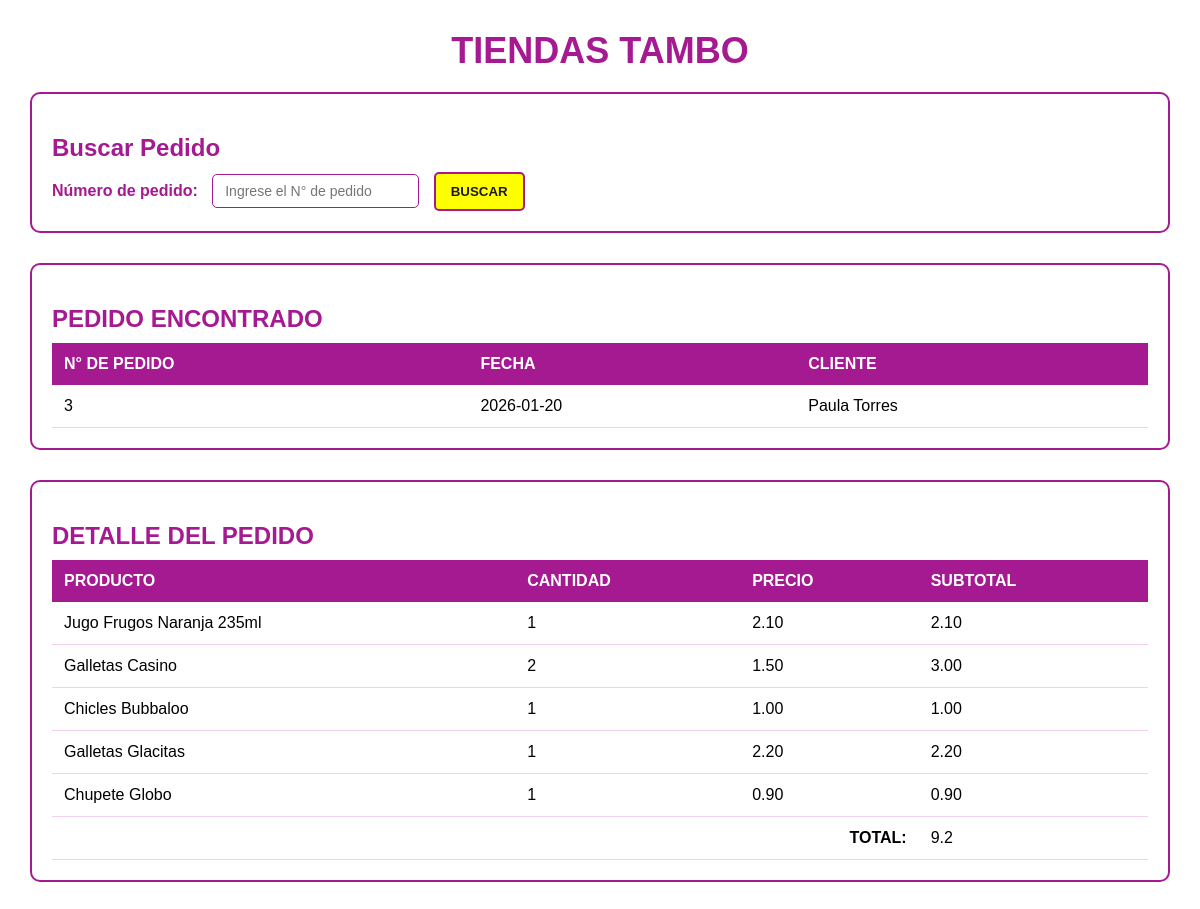
The page /sistema-pedidos-tambo/index.php?buscar_id=3 on the database its author committed.
### tables this page shows
CREATE TABLE pedido(
    id INT AUTO_INCREMENT PRIMARY KEY,
    cliente VARCHAR(100),
    fecha DATE,
    total DECIMAL(10,2)
);

CREATE TABLE detalle_pedido(
    id INT AUTO_INCREMENT PRIMARY KEY,
    pedido_id INT,
    producto VARCHAR(100),
    cantidad INT,
    precio DECIMAL(10,2),
    subtotal DECIMAL(10,2),
    FOREIGN KEY (pedido_id) REFERENCES pedido(id)
);

### sistema-pedidos-tambo/index.php (the view, shortened to what this page needs)
<?php
    include("conexion.php")
?>
<!DOCTYPE html>
<html lang="en">
<head>
    <link rel="stylesheet" href="styles.css">
</head>
<body>
    <div class="contenedor">
    <h1 class="titulo-principal">TIENDAS TAMBO</h1>
    <div class="cuadros">
        <h2 class="titulo">Buscar Pedido</h2>
        <form method="GET" action="index.php">
            <label class="texto2">Número de pedido:</label>
            <input type="text" name="buscar_id" placeholder="Ingrese el N° de pedido">
                <button type="submit" class="btn">
                    BUSCAR
                </button>
        </form>
    </div>
    <?php
    if(isset($_GET['buscar_id'])){
        $buscar_id = $_GET['buscar_id'];
        $sqlBuscar = "SELECT * FROM pedido WHERE id = '$buscar_id'";
        $resultadoBuscar = $conexion->query($sqlBuscar);
        $pedidoEncontrado = $resultadoBuscar->fetch_assoc();
        if($pedidoEncontrado){
    ?>
    <div class="cuadros detalle">
        <h2 class="titulo">PEDIDO ENCONTRADO</h2>
        <table>
            <tr>
                <th>N° DE PEDIDO</th>
                <th>FECHA</th>
                <th>CLIENTE</th>
            </tr>
            <tr>
                <td>
                    <?php echo $pedidoEncontrado['id']; ?>
                </td>
                <td>
                    <?php echo $pedidoEncontrado['fecha']; ?>
                </td>
                <td>
                    <?php echo $pedidoEncontrado['cliente']; ?>
                </td>
            </tr>
        </table>
    </div>
    <div class="cuadros detalle">
        <h2 class="titulo">DETALLE DEL PEDIDO</h2>
        <table>
            <tr>
                <th>PRODUCTO</th>
                <th>CANTIDAD</th>
                <th>PRECIO</th>
                <th>SUBTOTAL</th>
            </tr>
            <?php
            $total = 0;
            $sqlDetalle = "SELECT * FROM detalle_pedido WHERE pedido_id = '$buscar_id'";
            $resultadoDetalle = $conexion->query($sqlDetalle);
            while($detalle = $resultadoDetalle->fetch_assoc()){
                $total += $detalle['subtotal'];
            ?>
            <tr>
                <td>
                    <?php echo $detalle['producto']; ?>
                </td>
                <td>
                    <?php echo $detalle['cantidad']; ?>
                </td>
                <td>
                    <?php echo $detalle['precio']; ?>
                </td>
                <td>
                    <?php echo $detalle['subtotal']; ?>
                </td>
            </tr>
            <?php
            }
            ?>
            <tr>
                <td class="total" colspan="3">TOTAL:</td>
                <td><?php echo $total; ?></td>
            </tr>
        </table>
    </div>
    <?php
        }
    }
    ?>
</div>
</body>
</html>

### sistema-pedidos-tambo/styles.css (style rules this page uses)
body { margin: 0; padding: 0; font-family: Arial; background: #ffffff; }
.contenedor { width: 95%; margin: auto; margin-top: 30px; }
h1 { text-align: center; color: #A51991; }
h2 { color: #A51991; margin-bottom: 10px; }
.cuadros { background: white; padding: 20px; border-radius: 10px; border: 2px solid #A51991; margin-bottom: 30px; }
table { margin-top: 10px; width: 100%; border-collapse: collapse; }
table th { background: #A51991; color: white; padding: 12px; text-align: left; }
table td { padding: 12px; text-align: left; border-bottom: 1px solid #f0d0ec; }
input { border: 1px solid #A51991; border-radius: 5px; margin-right: 10px; padding: 8px 12px; font-size: 14px; }
.btn { background: #FFFF00; color: #1a1a1a; border: 2px solid #A51991; border-radius: 5px; cursor: pointer; padding: 10px 15px; font-weight: bold; }
.detalle { margin-top: 20px; }
.titulo { color: #A51991; }
.texto2 { font-weight: bold; margin-right: 10px; color: #A51991; }
.total { font-weight: bold; text-align: right; }
.titulo-principal { text-align: center; color: #A51991; font-size: 36px; margin-bottom: 20px; }

### rows shown on the page
pedido: id "3", fecha "2026-01-20", cliente "Paula Torres"
detalle_pedido: producto "Jugo Frugos Naranja 235ml", cantidad "1", precio "2.10", subtotal "2.10"
detalle_pedido: producto "Galletas Casino", cantidad "2", precio "1.50", subtotal "3.00"
detalle_pedido: producto "Chicles Bubbaloo", cantidad "1", precio "1.00", subtotal "1.00"
detalle_pedido: producto "Galletas Glacitas", cantidad "1", precio "2.20", subtotal "2.20"
detalle_pedido: producto "Chupete Globo", cantidad "1", precio "0.90", subtotal "0.90"

### other values the page prints
$total "9.2"
